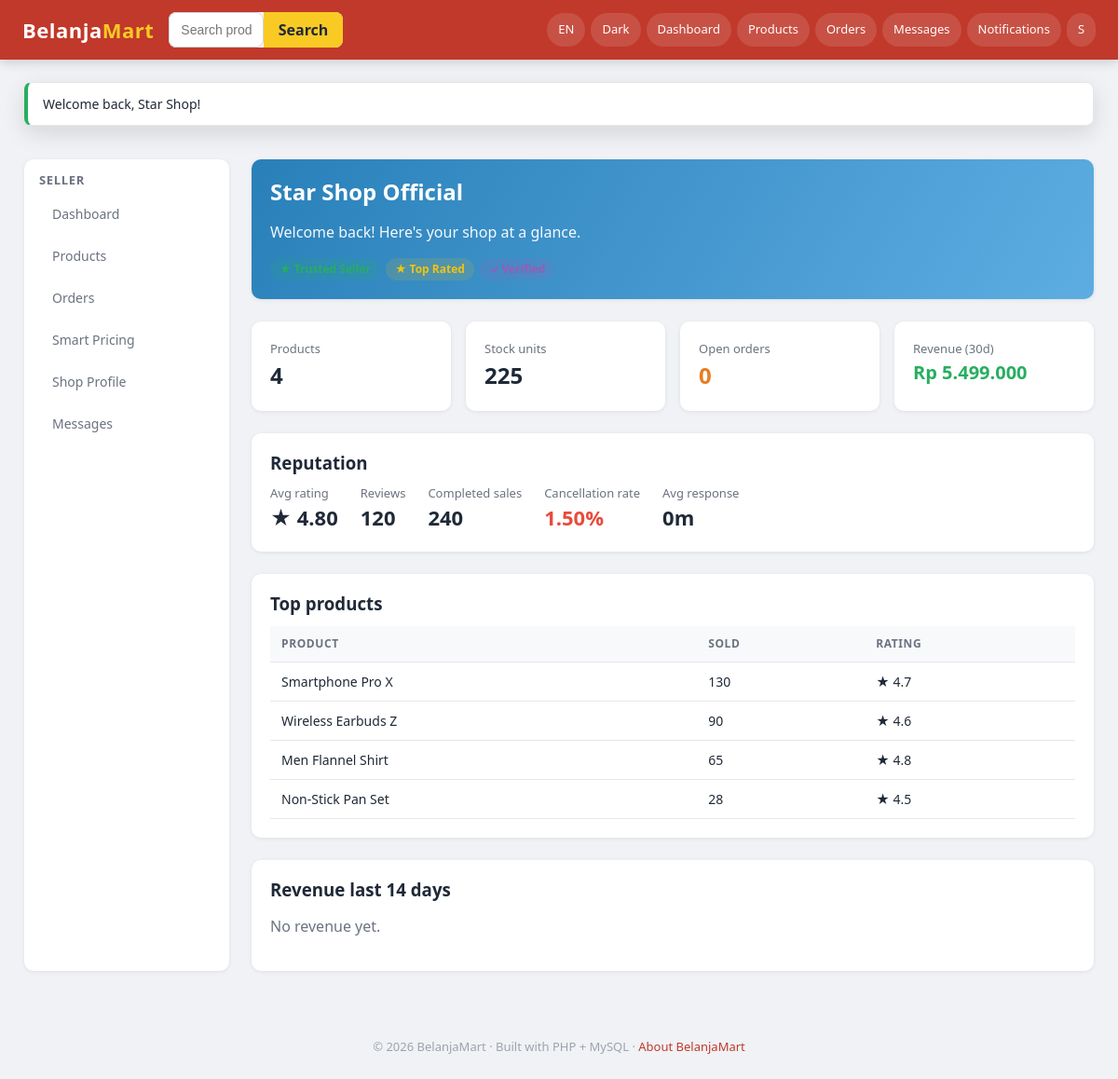
Page /pages/seller_dashboard.php (signed in) on the committed database.
### tables this page shows
CREATE TABLE seller_profiles (
    user_id        INT PRIMARY KEY,
    shop_name      VARCHAR(120) NOT NULL,
    description    TEXT,
    banner         VARCHAR(255) DEFAULT NULL,
     
    avg_rating         DECIMAL(3,2)  NOT NULL DEFAULT 0,
    total_reviews      INT NOT NULL DEFAULT 0,
    total_sales        INT NOT NULL DEFAULT 0,         
    total_cancellations INT NOT NULL DEFAULT 0,
    response_time_min  INT NOT NULL DEFAULT 0,         
    cancellation_rate  DECIMAL(5,2) NOT NULL DEFAULT 0,    
    delivery_success_rate DECIMAL(5,2) NOT NULL DEFAULT 100,
    is_verified        TINYINT(1) NOT NULL DEFAULT 0,
    FOREIGN KEY (user_id) REFERENCES users(user_id) ON DELETE CASCADE
);

CREATE TABLE users (
    user_id        INT AUTO_INCREMENT PRIMARY KEY,
    name           VARCHAR(100) NOT NULL,
    email          VARCHAR(150) NOT NULL UNIQUE,
    password       VARCHAR(255) NOT NULL,
    role           ENUM('buyer','seller','admin') NOT NULL DEFAULT 'buyer',
    avatar         VARCHAR(255) DEFAULT NULL,
    phone          VARCHAR(30)  DEFAULT NULL,
    country_code   CHAR(2)      DEFAULT 'ID',
    preferred_currency CHAR(3)  DEFAULT 'IDR',
    is_verified    TINYINT(1)   NOT NULL DEFAULT 0,     
    is_active      TINYINT(1)   NOT NULL DEFAULT 1,
    last_login_at  TIMESTAMP    NULL,
    created_at     TIMESTAMP DEFAULT CURRENT_TIMESTAMP,
    updated_at     TIMESTAMP DEFAULT CURRENT_TIMESTAMP ON UPDATE CURRENT_TIMESTAMP,
    FOREIGN KEY (country_code)       REFERENCES countries(country_code),
    FOREIGN KEY (preferred_currency) REFERENCES currencies(currency_code)
);

CREATE TABLE badges (
    badge_id    INT AUTO_INCREMENT PRIMARY KEY,
    code        VARCHAR(40) UNIQUE NOT NULL,
    label       VARCHAR(80) NOT NULL,
    description VARCHAR(255),
    icon        VARCHAR(20) DEFAULT '🏅',
    color       VARCHAR(20) DEFAULT '#f1c40f'
);

CREATE TABLE currencies (
    currency_code  CHAR(3) PRIMARY KEY,             
    symbol         VARCHAR(8)   NOT NULL,
    name           VARCHAR(60)  NOT NULL,
     
    rate_to_usd    DECIMAL(18,6) NOT NULL DEFAULT 1,
    updated_at     TIMESTAMP DEFAULT CURRENT_TIMESTAMP ON UPDATE CURRENT_TIMESTAMP
);

CREATE TABLE products (
    product_id     INT AUTO_INCREMENT PRIMARY KEY,
    seller_id      INT NOT NULL,                     
    category_id    INT,
    product_name   VARCHAR(180) NOT NULL,
    description    TEXT,
    price          DECIMAL(12,2) NOT NULL,           
    currency_code  CHAR(3) NOT NULL DEFAULT 'IDR',
    stock          INT NOT NULL DEFAULT 0,
    image          VARCHAR(255) DEFAULT NULL,
    weight_grams   INT NOT NULL DEFAULT 500,
    is_active      TINYINT(1) NOT NULL DEFAULT 1,
    average_rating DECIMAL(3,2) NOT NULL DEFAULT 0,
    total_reviews  INT NOT NULL DEFAULT 0,
    total_sold     INT NOT NULL DEFAULT 0,
    views          INT NOT NULL DEFAULT 0,
    created_at     TIMESTAMP DEFAULT CURRENT_TIMESTAMP,
    updated_at     TIMESTAMP DEFAULT CURRENT_TIMESTAMP ON UPDATE CURRENT_TIMESTAMP,
    FOREIGN KEY (seller_id)     REFERENCES users(user_id) ON DELETE CASCADE,
    FOREIGN KEY (category_id)   REFERENCES categories(category_id) ON DELETE SET NULL,
    FOREIGN KEY (currency_code) REFERENCES currencies(currency_code),
    INDEX idx_seller   (seller_id),
    INDEX idx_category (category_id),
    INDEX idx_active   (is_active),
    FULLTEXT KEY ft_name_desc (product_name, description)
);

### frontend/pages/seller/dashboard.php (the view, shortened to what the rows shown need)
<?php
require_once __DIR__ . '/../../../backend/config/bootstrap.php';
$user    = current_user();
$stats   = AnalyticsService::sellerDashboard((int) $user['user_id']);
$badges  = UserModel::badges((int) $user['user_id']);
$profile = UserModel::sellerProfile((int) $user['user_id']);
layout('header', ['title' => 'Seller Dashboard']);
?>
<div class="layout">
    <div>
        <div class="card" style="background: linear-gradient(120deg, var(--color-info), #5dade2); color:#fff;">
            <h2><?= e($profile['shop_name'] ?? $user['name']) ?></h2>
            <p style="opacity:.95;">Welcome back! Here's your shop at a glance.</p>
            <?php component('seller_badge', ['badges' => $badges]); ?>
        </div>
        <div class="grid mt-3" style="grid-template-columns: repeat(auto-fit, minmax(180px,1fr));">
            <div class="card"><div class="text-muted fs-13">Revenue (30d)</div><div class="fw-bold" style="font-size:20px; color:var(--color-success);">
                <?= Currency::format((float) $stats['revenue30'], $user['currency'] ?? 'IDR') ?>
            </div></div>
        </div>
        <div class="card mt-3">
            <?php if (empty($stats['topProducts'])): ?>
                <p class="text-muted">No sales yet - add products to start selling.</p>
            <?php else: ?>
                <table class="table">
                    <thead><tr><th>Product</th><th>Sold</th><th>Rating</th></tr></thead>
                    <tbody>
                    <?php foreach ($stats['topProducts'] as $p): ?>
                        <tr>
                            <td><?= e($p['product_name']) ?></td>
                            <td><?= (int) $p['total_sold'] ?></td>
                            <td>★ <?= number_format((float) $p['average_rating'], 1) ?></td>
                        </tr>
                    <?php endforeach; ?>
                    </tbody>
                </table>
            <?php endif; ?>
        </div>
    </div>
</div>

### frontend/components/navbar.php (shortened to what the rows shown need)
<?php
$role = $user['role'] ?? null;
?>
<header class="topbar">
    <div class="topbar-actions">
        <?php if (!$user): ?>
            <a class="pill" href="<?= base_url('/auth/role.php') ?>"><?= e(__('Sign in')) ?></a>
        <?php else: ?>
            <?php if ($role === 'buyer'): ?>
                <a class="pill" href="<?= base_url('/frontend/pages/buyer/wishlist.php') ?>" title="<?= e(__('Wishlist')) ?>">
                    <span class="label"><?= e(__('Wishlist')) ?></span>
                    <?php if (!empty($wishCount)): ?><span class="badge-count"><?= (int) $wishCount ?></span><?php endif; ?>
                </a>
                <a class="pill" href="<?= base_url('/frontend/pages/buyer/cart.php') ?>" title="<?= e(__('Cart')) ?>">
                    <span class="label"><?= e(__('Cart')) ?></span>
                    <?php if (!empty($cartCount)): ?><span class="badge-count"><?= (int) $cartCount ?></span><?php endif; ?>
                </a>
                <a class="pill" href="<?= base_url('/frontend/pages/buyer/orders.php') ?>" title="<?= e(__('Orders')) ?>">
                    <span class="label"><?= e(__('Orders')) ?></span>
                </a>
            <?php elseif ($role === 'seller'): ?>
                <a class="pill" href="<?= base_url('/frontend/pages/seller/dashboard.php') ?>"><span class="label"><?= e(__('Dashboard')) ?></span></a>
                <a class="pill" href="<?= base_url('/frontend/pages/seller/products.php') ?>"><span class="label"><?= e(__('Products')) ?></span></a>
                <a class="pill" href="<?= base_url('/frontend/pages/seller/orders.php') ?>"><span class="label"><?= e(__('Orders')) ?></span></a>
            <?php elseif ($role === 'admin'): ?>
                <a class="pill" href="<?= base_url('/frontend/pages/admin/dashboard.php') ?>">Admin</a>
            <?php endif; ?>
            <a class="pill" href="<?= base_url('/frontend/pages/shared/chat.php') ?>" title="<?= e(__('Messages')) ?>">
                <?= e(__('Messages')) ?>
            </a>
            <a class="pill" href="<?= base_url('/frontend/pages/shared/notifications.php') ?>" title="<?= e(__('Notifications')) ?>">
                <?= e(__('Notifications')) ?>
            </a>
            <a class="pill" href="<?= base_url('/auth/logout.php') ?>" title="<?= e(__('Logout')) ?>">
                <span class="label"><?= e(mb_strtoupper(mb_substr($user['name'], 0, 1))) ?></span>
            </a>
        <?php endif; ?>
    </div>
</header>

### frontend/components/seller_badge.php
<?php
$badges = $badges ?? [];
?>
<div class="row" style="gap:6px;">
    <?php foreach ($badges as $b): ?>
        <span class="tag" style="background: <?= e($b['color']) ?>22; color: <?= e($b['color']) ?>;">
            <?= e($b['icon']) ?> <?= e($b['label']) ?>
        </span>
    <?php endforeach; ?>
</div>

### rows in the picture
seller_profiles: user_id.name "S", shop_name "Star Shop Official", user_id.symbol "Rp 5.499.000"
badges: icon "★", label "Top Rated"
products: product_name "Smartphone Pro X", total_sold "130", average_rating "4.7"
products: product_name "Wireless Earbuds Z", total_sold "90", average_rating "4.6"
products: product_name "Men Flannel Shirt", total_sold "65", average_rating "4.8"
products: product_name "Non-Stick Pan Set", total_sold "28", average_rating "4.5"

### other values in the picture
$langFlags[$currentLang] "EN"
__('Dashboard') "Dashboard"
__('Products') "Products"
__('Orders') "Orders"
__('Messages') "Messages"
__('Notifications') "Notifications"
$ok "Welcome back, Star Shop!"
$label "Dashboard"
$label "Products"
$label "Orders"
$label "Smart Pricing"
$label "Shop Profile"
$stats['totalProducts'] "4"
$stats['totalStock'] "225"
$stats['newOrders'] "0"
